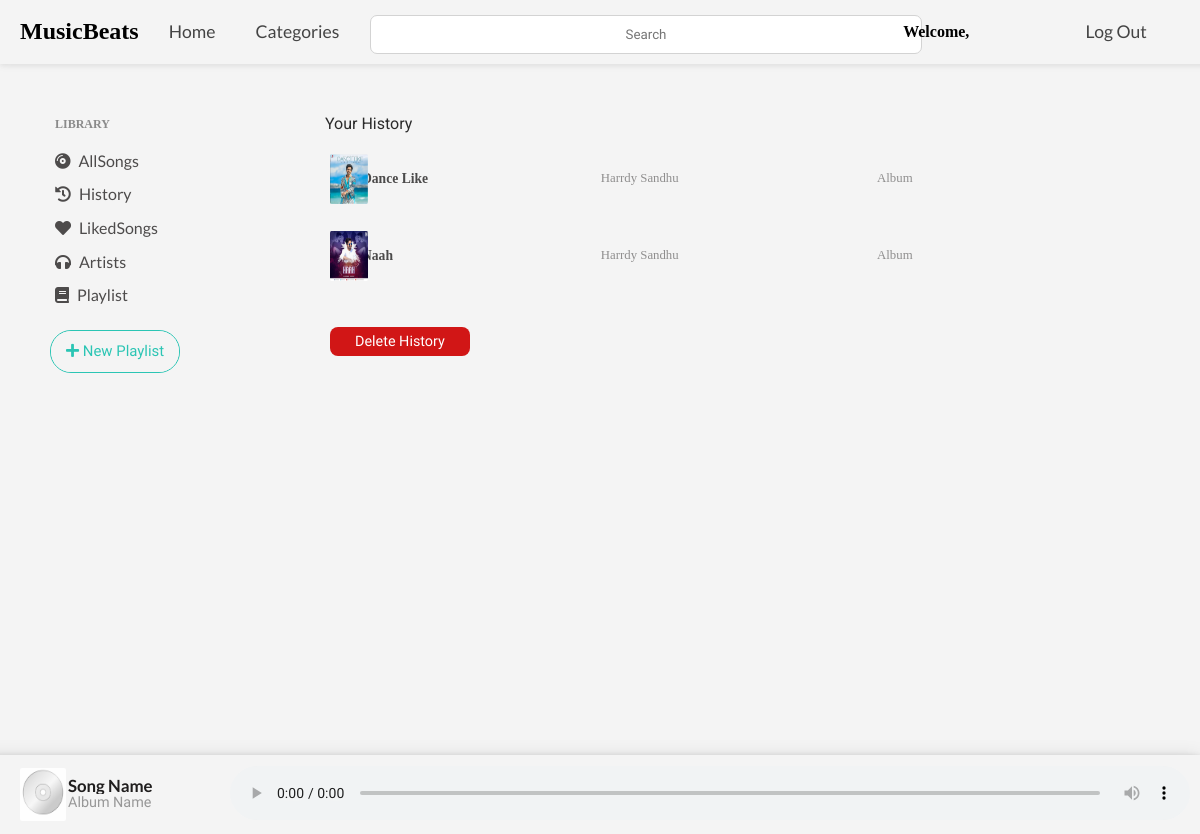
The page /history (signed in) on the database its author committed.
### music_app/models.py (models this page shows, shortened)
class Song(models.Model):
    song_id = models.AutoField(primary_key=True)
    count = models.IntegerField(default=0)
    name = models.CharField(max_length=200)
    tags = models.CharField(choices=tags, max_length=20, default='Classical')
    genre = models.CharField(choices=genre, max_length=20, default='Album')
    language = models.CharField(choices=language, max_length=20, default='Hindi')
    year = models.CharField(choices=yearOfRelease, max_length=20, default='2021')
    singer1 = models.CharField(max_length=200)
    singer2 = models.CharField(max_length=200, default='')
    productionHouse = models.CharField(choices=productionHouse, max_length=20, default='Unknown')
    movie = models.CharField(max_length=500, default="")
    image = models.ImageField(upload_to="images")
    song = models.FileField(upload_to='songs')

### music_app/views.py (the view)
# urls.py: path('history', views.history, name="history"),
def history(request):
        user = request.user
        if user.is_authenticated:
            myPlaylists = list(Playlist.objects.filter(user=user))
        if request.method=="POST":
            History.objects.filter(user=request.user).delete()
            message="Successful"
            return HttpResponse(json.dumps({'message': message}))
        else:
            recentSongs = History.objects.filter(user=request.user)
            ids = []
            for i in recentSongs:
                ids.append(i.music_id)
            preserved = Case(*[When(pk=pk, then=pos) for pos, pk in enumerate(ids)])
            recentSongs = list(Song.objects.filter(song_id__in=ids).order_by(preserved))
            return render(request, 'history.html', {'history': recentSongs, 'myPlaylists':myPlaylists})

### music_app/templates/history.html (shortened to what this page needs)
{%extends 'header.html'%}
{% block body %}
{% load static %}
<body>
    <div id="body-center">
        <p class="headings">Your History</p>
        <div id="playlist">
            {% if history %}
            {% for i in history reversed %}
            <div id="sameMovieCard">
                <div class="container_songpost">
                    <img src="{{i.image.url}}" id="A_{{i.song_id}}" />
                    <div class="overlay_songpost"></div>
                </div>
                <div class="songpost_data">
                    <h5 class="song-name" id="B_{{i.song_id}}">
                        {{i.name}}</h5>
                    <p class="singer-name">{{i.singer1}}</p>
                    <p class="movie-name" id="C_{{i.song_id}}">
                        {{i.movie}}</p>
                </div>
            </div>
            {% endfor %}
            {% else %}
            <h3 class="headings">Your History is Currently Empty</h3>
            {% endif %}
        </div>
        <div>
            <button id="delete-btn" onclick="deleteHistory(this)">Delete History</button>
        </div>
    </div>
    <div id="audio_main" class="audio-decs">
        <div class="audio-data">
            <img id="audio-img" style="height: 53px; width: 64%; border-radius: 4%; margin: 3px 0px 3px 30px;"
                src="{% static 'staticDisk.jpg' %}" alt="Image here">
            <div style="margin: auto 6px;">
                <h4 id="audio-song">Song Name</h4>
                <p id="audio-movie" style="color: rgb(151, 151, 151);">Album Name</p>
            </div>
        </div>
        <div style="margin: auto 0px;">
            <audio preload="none" controls id="audioPlayer">
            </audio>
        </div>
    </div>
    {% endblock %}

### music_app/static/hamburgerNavbar.css (style rules this page uses)
* { margin: 0; padding: 0; }
body { width: 100%; height: 139px; background-color: rgb(244, 244, 244); overflow: hidden; }
html { scroll-behavior: smooth; }

### music_app/static/centerBody.css (style rules this page uses)
#body-center { height: 550px; padding: 20px; margin-left: 240px; padding-right: 40px; overflow: auto; }

### music_app/static/audioBar.css (style rules this page uses)
.audio-decs { display: grid; grid-template-columns: 20% 80%; position: fixed; bottom: 0px; right: 0px; width: 100%; padding: 10px; z-index: 1; background-color: rgb(244, 244, 244); box-shadow: 0 4px 8px 0 rgba(0, 0, 0, 0.3), 0 6px 20px 0 rgba(0, 0, 0, 0.19); }
.audio-data { display: grid; grid-template-columns: 30% 80%; }
.audio-decs h4 { font-family: 'Lato', sans-serif; line-height: 1; font-size: 1.05rem; color: rgb(31, 29, 29); white-space: nowrap; overflow: hidden; text-overflow: ellipsis; }
.audio-decs p { font-family: 'Baloo Bhai 2', cursive; font-size: 0.9rem; color: rgb(156, 156, 156); white-space: nowrap; overflow: hidden; text-overflow: ellipsis; }
#audioPlayer { width: 100%; }

### music_app/templates/history.html (style rules this page uses)
#body-center { height: 550px; padding: 20px; margin-left: 240px; padding-right: 40px; overflow: auto; }
#sameMovieCard { margin: 5px 150px 5px 20px; display: grid; grid-template-columns: 10% 90%; padding: 10px 5px; transition: 0.3s; }
.headings { margin: 30px 10px 10px 65px; font-size: 1rem; font-family: 'Roboto', sans-serif; color: rgb(43, 43, 43); }
#playlist { list-style: none; }
.container_songpost { border-radius: 4%; position: relative; margin: 1px 0px 1px 45px; width: 75%; height: 50px; }
.overlay_songpost { position: absolute; border-radius: 4%; top: 0; left: 0; width: 70%; height: 50px; background: rgba(0, 0, 0, 0); transition: background 0.5s ease; }
.container_songpost img { border-radius: 4%; position: absolute; width: 70%; margin: auto; height: 50px; left: 0; }
.songpost_data { display: grid; grid-template-columns: 33% 33% 34%; }
.singer-name { margin: auto 30px; color: rgb(143, 142, 142); font-size: 0.8rem; }
.song-name { margin: auto 5px; color: rgb(75, 74, 74); font-size: 0.85rem; }
.movie-name { margin: auto; color: rgb(143, 142, 142); font-size: 0.8rem; }
#delete-btn { text-decoration: none; text-align: center; font-family: 'Baloo Bhai 2', cursive; border: none; padding: 6px 25px; margin: 30px 0px 0px 70px; font-size: 0.9rem; outline: none; color: white; background-color: #d11616; cursor: pointer; border-radius: 8px; transition: 0.3s; }

### rows shown on the page
Song: image (picture), name "Dance Like", singer1 "Harrdy Sandhu", movie "Album"
Song: image (picture), name "Naah", singer1 "Harrdy Sandhu", movie "Album"
